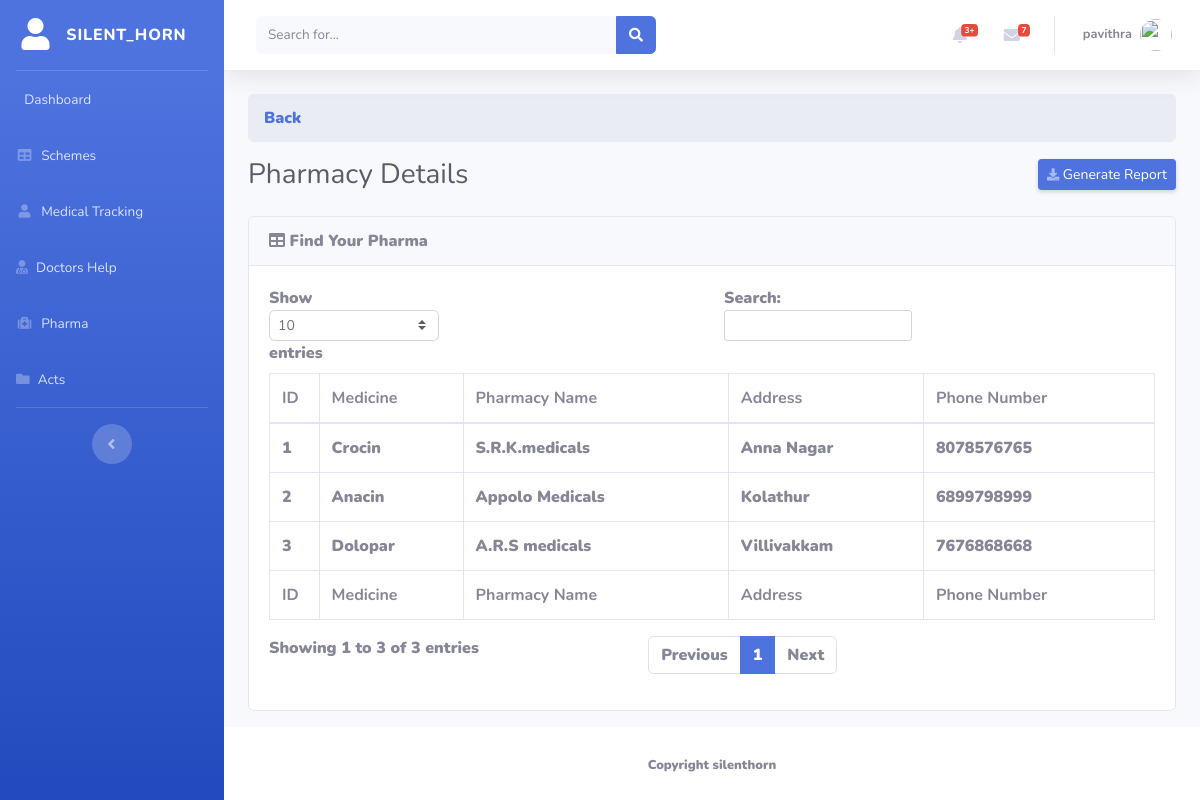
/pharma.php (signed in), run on the app's committed database.
### tables this page shows
CREATE TABLE `phramacy` (
  `id` int(5) NOT NULL,
  `medicine` varchar(20) NOT NULL,
  `pharmacy` varchar(30) NOT NULL,
  `address` varchar(40) NOT NULL,
  `phone` bigint(10) NOT NULL,
  `time` int(11) NOT NULL
);

### pharma.php (the view, shortened to what this page needs)
<?php
$connect = mysqli_connect("localhost", "root", "", "silenthorn");
$query = "SELECT * FROM phramacy";
$result=mysqli_query($connect,$query);
?>
<!DOCTYPE html>
<html lang="en">
<head>
  <link href="vendor/fontawesome-free/css/all.min.css" rel="stylesheet" type="text/css">
  <link href="css/sb-admin-2.min.css" rel="stylesheet">
</head>
<body id="page-top">
  <div id="wrapper">
    <ul class="navbar-nav bg-gradient-primary sidebar sidebar-dark accordion" id="accordionSidebar">
      <a class="sidebar-brand d-flex align-items-center justify-content-center" href="admin.php">
        <div class="sidebar-brand-icon">
          <i class="fas fa-user"></i>
        </div>
        <div class="sidebar-brand-text mx-3">SILENT_Horn</div>
      </a>
      <hr class="sidebar-divider my-0">
      <li class="nav-item">
        <a class="nav-link" href="admin.php">
          <span>Dashboard</span></a>
      </li>
      <li class="nav-item">
        <a class="nav-link" href="schemes.php">
          <i class="fas fa-fw fa-table"></i>
          <span>Schemes</span></a>
      </li>
      <li class="nav-item">
        <a class="nav-link" href="medical.php">
          <i class="fas fa-fw fa-user"></i>
          <span>Medical Tracking</span></a>
      </li>
	   <li class="nav-item">
        <a class="nav-link" href="doctor.php">
          <i class="fa fa-user-md"></i>
          <span>Doctors Help</span></a>
      </li>
      <li class="nav-item">
        <a class="nav-link" href="pharma.php">
          <i class="fas fa-fw fa-medkit"></i>
          <span>Pharma</span></a>
      </li>
	   <li class="nav-item">
        <a class="nav-link" href="act.php">
          <i class="fa fa-folder"></i>
          <span>Acts</span></a>
      </li>
      <hr class="sidebar-divider d-none d-md-block">
      <div class="text-center d-none d-md-inline">
        <button class="rounded-circle border-0" id="sidebarToggle"></button>
      </div>
    </ul>
    <div id="content-wrapper" class="d-flex flex-column">
      <div id="content">
        <nav class="navbar navbar-expand navbar-light bg-white topbar mb-4 static-top shadow">
          <form class="d-none d-sm-inline-block form-inline mr-auto ml-md-3 my-2 my-md-0 mw-100 navbar-search">
            <div class="input-group">
              <input type="text" class="form-control bg-light border-0 small" placeholder="Search for..." aria-label="Search" aria-describedby="basic-addon2">
              <div class="input-group-append">
                <button class="btn btn-primary" type="button">
                  <i class="fas fa-search fa-sm"></i>
                </button>
              </div>
            </div>
          </form>
          <ul class="navbar-nav ml-auto">
            <li class="nav-item dropdown no-arrow mx-1">
              <a class="nav-link dropdown-toggle" href="#" id="alertsDropdown" role="button" data-toggle="dropdown" aria-haspopup="true" aria-expanded="false">
                <i class="fas fa-bell fa-fw"></i>
                <span class="badge badge-danger badge-counter">3+</span>
              </a>
            </li>
            <li class="nav-item dropdown no-arrow mx-1">
              <a class="nav-link dropdown-toggle" href="#" id="messagesDropdown" role="button" data-toggle="dropdown" aria-haspopup="true" aria-expanded="false">
                <i class="fas fa-envelope fa-fw"></i>
                <span class="badge badge-danger badge-counter">7</span>
              </a>
            </li>
            <li class="nav-item dropdown no-arrow">
              <a class="nav-link dropdown-toggle" href="#" id="userDropdown" role="button" data-toggle="dropdown" aria-haspopup="true" aria-expanded="false">
                <span class="mr-2 d-none d-lg-inline text-gray-600 small"><b><?= $_SESSION['username'] ?><b></span>
                <img class="img-profile rounded-circle" src="https://source.unsplash.com/QAB-WJcbgJk/60x60">
              </a>
            </li>
          </ul>
        </nav>
        <div class="container-fluid">
		   <ol class="breadcrumb">
          <li class="breadcrumb-item">
            <a href="admin.php">Back</a>
          </li>
        </ol>
          <div class="d-sm-flex align-items-center justify-content-between mb-4">
            <h1 class="h3 mb-0 text-gray-800">Pharmacy Details</h1>
            <a href="#" class="d-none d-sm-inline-block btn btn-sm btn-primary shadow-sm"><i class="fas fa-download fa-sm text-white-50"></i> Generate Report</a>
          </div>
        <div class="card mb-3">
          <div class="card-header">
            <i class="fas fa-table"></i>
            Find Your Pharma</div>
          <div class="card-body">
            <div class="table-responsive">
              <table class="table table-bordered" id="dataTable" width="100%" cellspacing="0">
                <thead>
                  <tr>
                    <th>ID</th>
                    <th>Medicine</th>
                    <th>Pharmacy Name</th>
					<th>Address</th>
                    <th>Phone Number</th>
                  </tr>
                </thead>
                <tfoot>
                  <tr>
                    <th>ID</th>
                    <th>Medicine</th>
                    <th>Pharmacy Name</th>
					<th>Address</th>
                    <th>Phone Number</th>
                  </tr>
                </tfoot>
                <tbody>
               <?php while($row = mysqli_fetch_assoc($result)){ ?>
                <tr>
                    <td><?php echo $row['id'];?></td>
                    <td><?php echo $row['medicine'];?></td>
                    <td><?php echo $row['pharmacy'];?></td>
					<td><?php echo $row['address'];?></td>
					<td><?php echo $row['phone'];?></td>
                </tr>
                  <?php } ?>
                </tbody>
              </table>
            </div>
          </div>
        </div>
      </div>
      <footer class="sticky-footer bg-white">
        <div class="container my-auto">
          <div class="copyright text-center my-auto">
            <span>Copyright silenthorn</span>
          </div>
        </div>
      </footer>
    </div>
  </div>
</body>
</html>

### data on the page
phramacy: id "1", medicine "Crocin", pharmacy "S.R.K.medicals", address "Anna Nagar", phone "8078576765"
phramacy: id "2", medicine "Anacin", pharmacy "Appolo Medicals", address "Kolathur", phone "6899798999"
phramacy: id "3", medicine "Dolopar", pharmacy "A.R.S medicals", address "Villivakkam", phone "7676868668"

### other printed values
$_SESSION['username'] "pavithra"
